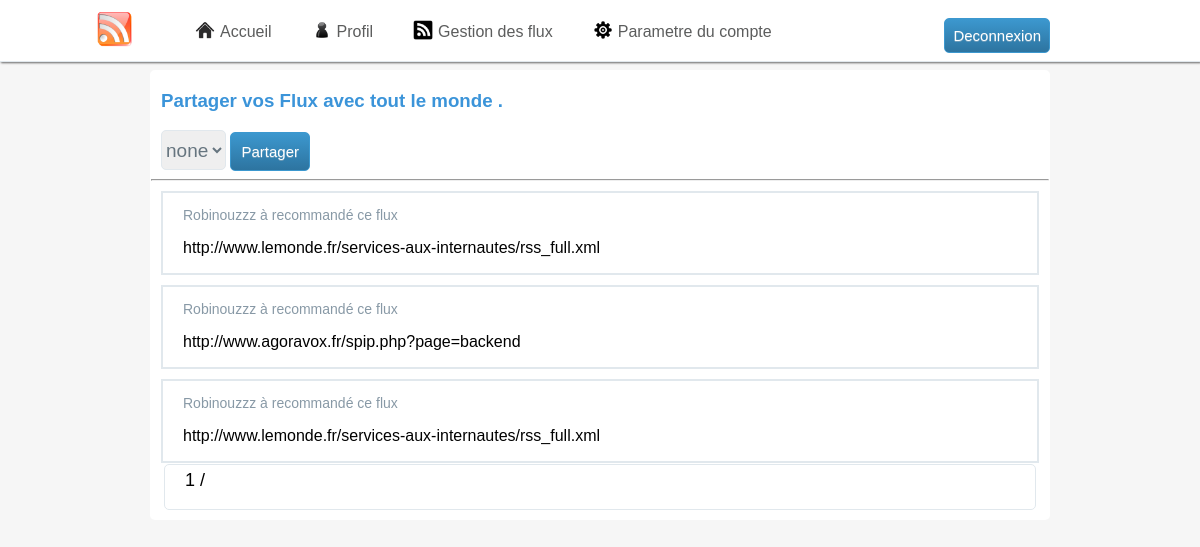
/accueil.php (signed in), run on the app's committed database.
### tables this page shows
CREATE TABLE IF NOT EXISTS `suggest_flux` (
  `id_suggest` int(11) NOT NULL AUTO_INCREMENT,
  `id_user` int(11) NOT NULL,
  `content` varchar(255) NOT NULL,
  `date` varchar(255) NOT NULL,
  PRIMARY KEY (`id_suggest`)
);

CREATE TABLE IF NOT EXISTS `user` (
  `id_user` int(11) NOT NULL AUTO_INCREMENT,
  `login` varchar(255) NOT NULL,
  `firstname` varchar(255) NOT NULL,
  `lastname` varchar(255) NOT NULL,
  `mail` varchar(255) NOT NULL,
  `password` varchar(255) NOT NULL,
  `localisation` text NOT NULL,
  `naissance` text NOT NULL,
  `description` text NOT NULL,
  PRIMARY KEY (`id_user`)
);

### model/user.php (called while the page is built, shortened)
<?php
Class User
{
    private $_db;
    public function __construct()
    {
        try {
            $this->_db = new PDO('mysql:host=localhost;dbname=flux_rss', 'root', '');
        }
        catch (Exception $e) {
            die('Erreur : ' . $e->getMessage());
        }
    }
    public function GetFLuxAccueil()
    {
        $countFlux = "SELECT count('id_suggest') as 'nbrArt' from suggest_flux";
        $reussite  = $this->_db->prepare($countFlux);
        $reussite->bindParam(':id', $id, PDO::PARAM_INT);
        $reussite->execute();
        $data = $reussite->fetch();
        $this->_nbrArt  = $data[0];
        $this->_perPage = 9;
        $this->_cPage   = 1;
        $this->_nbPage  = ceil($this->_nbrArt / $this->_perPage);
        if (isset($_GET['p'])) {
            $this->_cPage = $_GET['p'];
        } else {
            $this->_cPage = 1;
        }
        $data = "";
        for ($i = 1; $i <= $this->_nbPage; $i++) {
            if ($i == $this->_cPage) {
                $data = $data . " $i /";
            } else {
                $data = $data . " <a href=\"accueil.php?p=$i\">$i</a> /";
            }
        }
        $GetFLuxAccueil = "SELECT * from suggest_flux inner join user on user.id_user = suggest_flux.id_user limit " . (($this->_cPage - 1)) * $this->_perPage . " ,$this->_perPage";
        $reussite       = $this->_db->prepare($GetFLuxAccueil);
        $reussite->execute();
        return array(
            $reussite->fetchAll(),
            $data
        );
    }
}
?>

### accueil.php (the view, shortened to what this page needs)
<?php
include("model/user.php");
$accueil = new user();
$GetFLuxAccueil = $accueil->GetFLuxAccueil();
if(isset($_SESSION['nom'])){
?>
<!doctype html>
<html>
<head>
	<link rel="stylesheet" href="style/style.css" type="text/css"/>
</head>
<body id="body_profil">
<div id="header_index">
	<div id="auto_index">
		<ul id="menu">
			<a href="accueil.php" title="logo_site" ><img class="logo_site" src="images/flux_rss.png" alt="flux_rss" width="40" hieght="40" /></a>
			<a href="accueil.php" title="accueil"><li><img src="images/accueil.png" width="20" height="20"/>Accueil</li>
			<a href="profil.php" title="profil"><li><img src="images/profil.png" width="20" height="20"/>Profil</li></a>
			<a href="flux.php" title="gestion des flux"><li><img src="images/flux.png" width="20" height="20"/>Gestion des flux</li></a>
			<a href="settings.php" title="parametre du compte"><li><img src="images/parametre.png" width="20" height="20"/>Parametre du compte</li></a>
			<form action="profil.php" method="post">
				<input type="submit" id="deco" name="deco" value="Deconnexion"/>
			</form>
		</ul>
	</div>
</div>
</body>
<div id ="corps_accueil">
<div id="sous_corps_accueil">
<h3>Partager vos Flux avec tout le monde .</h3>
<form id="formpublie" action= "#" class="envoi" method="post" >
<select id="suggestFlux" name="suggestFlux">
	<option value="-1">none</option>
</select>
<input type="submit" name="publieFlux" value="Partager"/>
</form>
<hr></hr>
<?php foreach($GetFLuxAccueil[0] as $v) { ?>
<div id="news">
<p id="recommandation_login"><?php echo $v['login'] . " à recommandé ce flux"; ?></p>
<p><?php echo $v['content']; ?><p>
</div>
<?php } ?>
</div>
			<div id="pagination2">
				<p><?php echo $GetFLuxAccueil[1]; ?></p>
			</div>
</div>
<?php }else{
					header("location: index.php");
			}
?>

### style/style.css (style rules this page uses)
body, html { margin:0; font-family:arial, sans-serif; }
#header_index { width:100%; border-bottom:1px solid #e1e8ed; background:#fff; box-shadow: 1px 1px 2px 0px #656565; z-index:9999; position:fixed; top:0; }
#auto_index { width:1100px; margin:auto; }
#menu form { margin-top:18px; float:right; margin-right:100px; }
#deco { padding:8px; background: linear-gradient( #3C98CF, #2D74A0); text-shadow: 0px 1px 0px rgba( 200, 200, 200, 0.4); border:1px solid #3C98CF; border-radius:5px; color:white; cursor:pointer; font-size:15px; }
#menu a { text-decoration:none; color:#5C5D5D; }
#menu a li img { margin-right:5px; margin-bottom:-3px; }
#body_profil { background:#F6F6F6; }
#menu { margin:0; }
.logo_site { float:left; margin-right:40px; margin-top:10px; margin-left:5px; }
#menu li { float:left; list-style:none; padding-top:20px; padding-bottom:20px; padding-right:20px; padding-left:20px; }
#news { margin-left:10px; margin-right:10px; border:2px solid black; }
#news p { margin-left:20px; margin-right:20px; }
#news { border:2px solid #e1e8ed; margin-top:10px; }
#formpublie input { padding: 10px; background: linear-gradient( #3C98CF, #2D74A0); text-shadow: 0px 1px 0px rgba( 200, 200, 200, 0.4); border: 1px solid #3C98CF; border-radius: 5px; color: white; cursor: pointer; font-size: 15px; }
#suggestFlux { min-height: 40px; font-size: 19px; border: 1px solid #e1e8ed; border-radius: 5px; color: #66757f; }
p { word-break: break-all ; }
#sous_corps_accueil h3 { margin-left:10px; color:#3B94D9; }
a { text-decoration:none; }
hr { color:#e1e8ed; }
#pagination2 { width:870px; margin:auto; background:#fff; border-radius:5px; border:1px solid #e1e8ed; }
#pagination2 p { margin-top:5px; font-size:18px; margin-left:20px; }
#sous_corps_accueil { margin-top:70px; border:1px solid transparent; }
#recommandation_login { font-size:14px; color:#8899a6; }
#formpublie { margin-left:10px; margin-top:15px; }
#corps_accueil { margin-top:200px; padding-bottom:10px; border-radius:5px; width:900px; margin:auto; background:#fff; }

### data on the page
suggest_flux: id_user.login "Robinouzzz", content "http://www.lemonde.fr/services-aux-internautes/rss_full.xml"
suggest_flux: id_user.login "Robinouzzz", content "http://www.agoravox.fr/spip.php?page=backend"
suggest_flux: id_user.login "Robinouzzz", content "http://www.lemonde.fr/services-aux-internautes/rss_full.xml"

### other printed values
$GetFLuxAccueil[1] "1 /"
